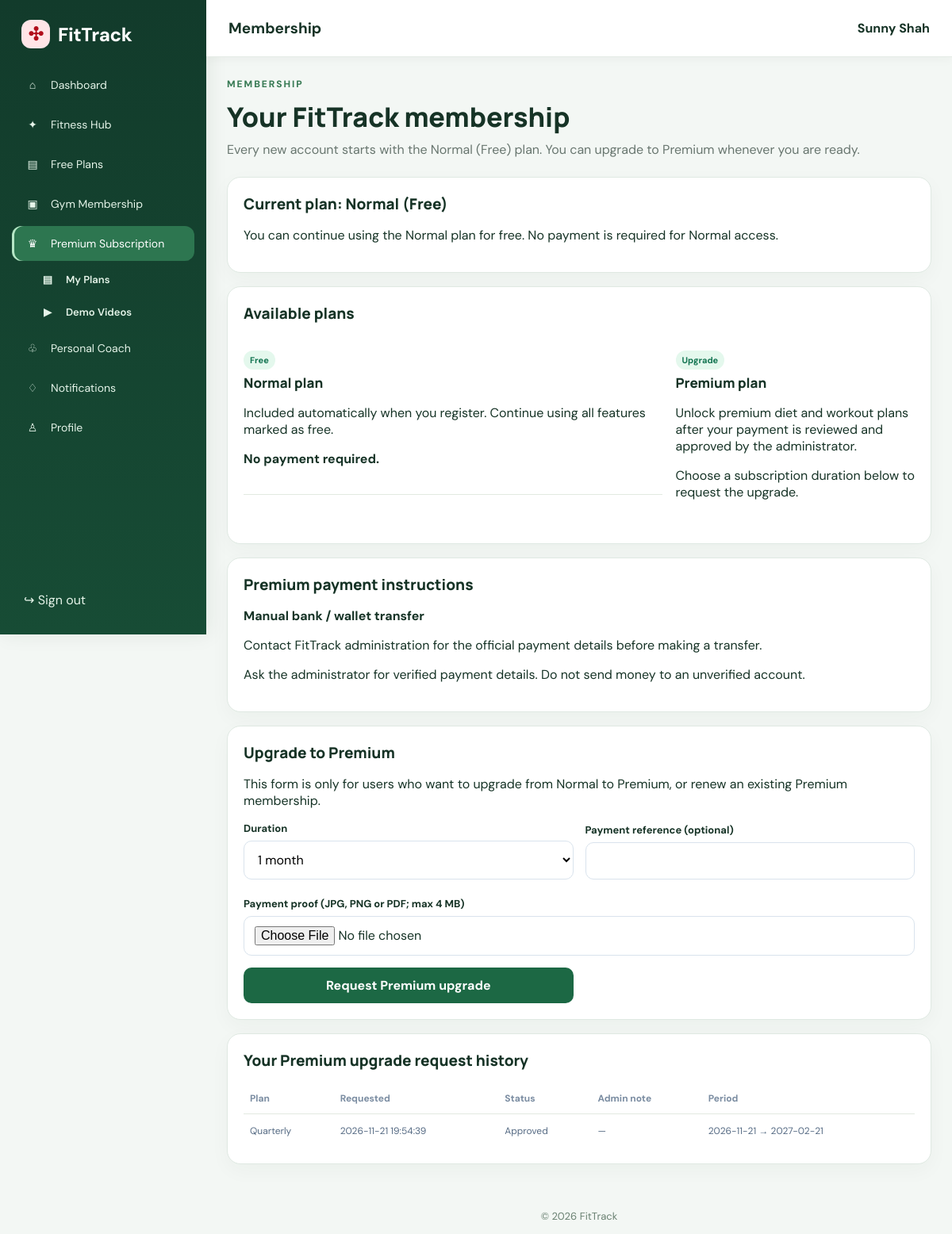
Page /subscription.php (signed in) on the committed database.
### tables this page shows
CREATE TABLE `subscription_requests` (
  `id` bigint(20) UNSIGNED NOT NULL,
  `user_id` bigint(20) UNSIGNED NOT NULL,
  `plan` enum('monthly','quarterly','yearly') NOT NULL,
  `amount` decimal(10,2) DEFAULT NULL,
  `payment_reference` varchar(120) DEFAULT NULL,
  `proof_file` varchar(255) DEFAULT NULL,
  `status` enum('pending','approved','rejected') NOT NULL DEFAULT 'pending',
  `admin_reason` text DEFAULT NULL,
  `requested_at` timestamp NOT NULL DEFAULT current_timestamp(),
  `reviewed_at` datetime DEFAULT NULL,
  `reviewed_by` bigint(20) UNSIGNED DEFAULT NULL,
  `starts_on` date DEFAULT NULL,
  `expires_on` date DEFAULT NULL
);

### config/payment.php (called while the page is built)
<?php
return [
    'method_name' => 'Manual bank / wallet transfer',
    'instructions' => 'Contact FitTrack administration for the official payment details before making a transfer.',
    'currency' => 'NPR',
];

### includes/init.php (called while the page is built, shortened)
<?php
function e(mixed $value): string
{
    return htmlspecialchars((string) $value, ENT_QUOTES, 'UTF-8');
}

### subscription.php (the view, shortened to what this page needs)
<?php
require_once __DIR__.'/includes/auth.php';requireRole('user'); requireGymMembership();require_once __DIR__.'/includes/mailer.php';
$uid=(int)$_SESSION['user_id'];$payment=require __DIR__.'/config/payment.php';$error='';
$q=$pdo->prepare('SELECT * FROM subscription_requests WHERE user_id=? ORDER BY requested_at DESC');$q->execute([$uid]);$requests=$q->fetchAll();
require __DIR__.'/includes/header.php';
?>
<section class="page-heading"><div><p class="eyebrow">MEMBERSHIP</p><h1>Your FitTrack membership</h1><p>Every new account starts with the Normal (Free) plan. You can upgrade to Premium whenever you are ready.</p></div></section>
<section class="panel"><h2>Current plan: <?=(($current['subscription_status']??'normal')==='active' && !empty($current['subscription_expires_at']) && $current['subscription_expires_at']>=date('Y-m-d'))?'Premium':'Normal (Free)'?></h2><?php if($hasPending):?><p class="badge badge-pending">Your Premium upgrade request is awaiting admin review.</p><?php endif;?><p><?=!empty($current['subscription_expires_at']) && ($current['subscription_status']??'')==='active'?'Premium access expires on '.e($current['subscription_expires_at']):'You can continue using the Normal plan for free. No payment is required for Normal access.'?></p></section>
<section class="panel"><h2>Available plans</h2><div class="cols"><article class="suggestion-card"><span class="badge">Free</span><h3>Normal plan</h3><p>Included automatically when you register. Continue using all features marked as free.</p><p><strong>No payment required.</strong></p></article><article class="suggestion-card"><span class="badge">Upgrade</span><h3>Premium plan</h3><p>Unlock premium diet and workout plans after your payment is reviewed and approved by the administrator.</p><p>Choose a subscription duration below to request the upgrade.</p></article></div></section>
<div class="panel"><h2>Premium payment instructions</h2><p><strong><?=e($payment['method_name'])?></strong></p><p><?=e($payment['instructions'])?></p><p>Ask the administrator for verified payment details. Do not send money to an unverified account.</p></div>
<section class="panel"><h2>Upgrade to Premium</h2><p>This form is only for users who want to upgrade from Normal to Premium, or renew an existing Premium membership.</p><form method="post" enctype="multipart/form-data" class="form-grid"><input type="hidden" name="csrf_token" value="<?=e(csrfToken())?>"><div><label>Duration</label><select name="plan"><option value="monthly">1 month</option><option value="quarterly">3 months</option><option value="yearly">12 months</option></select></div><div><label>Payment reference (optional)</label><input name="payment_reference" maxlength="120"></div><div class="full"><label>Payment proof (JPG, PNG or PDF; max 4 MB)</label><input type="file" name="proof" accept="image/jpeg,image/png,application/pdf" required></div><div><button class="button">Request Premium upgrade</button></div></form></section>
<section class="panel"><h2>Your Premium upgrade request history</h2><?php if(!$requests):?><p>No subscription requests yet.</p><?php else:?><div class="table-wrap"><table><thead><tr><th>Plan</th><th>Requested</th><th>Status</th><th>Admin note</th><th>Period</th></tr></thead><tbody><?php foreach($requests as $r):?><tr><td><?=e(ucfirst($r['plan']))?></td><td><?=e($r['requested_at'])?></td><td><?=e(ucfirst($r['status']))?></td><td><?=e($r['admin_reason']??'—')?></td><td><?=e(($r['starts_on']??'—').' → '.($r['expires_on']??'—'))?></td></tr><?php endforeach;?></tbody></table></div><?php endif;?></section>
<?php require __DIR__.'/includes/footer.php';?>

### assets/css/style.css (style rules this page uses)
:root { --green: #12c115; --green-dark: #8f0b13; --ink: #171717; --muted: #737373; --line: #e5e5e5; --bg: #f7f7f7; --white: #fff; --red: #b42318; --shadow: 0 12px 32px #1717170a; }
* { box-sizing: border-box; }
body { margin: 0; background: var(--bg); color: var(--ink); font-family: 'DM Sans', Arial, sans-serif; }
button, input, select, textarea { font: inherit; }
.button { display: inline-flex; justify-content: center; align-items: center; gap: 8px; border: 0; border-radius: 10px; background: rgb(31, 190, 190); color: white; padding: 12px 17px; font-weight: 700; cursor: pointer; }
.eyebrow { font-size: 12px; letter-spacing: 1.5px; font-weight: 800; text-transform: uppercase; color: var(--green); margin: 0 0 13px; }
.role-card, .panel, .auth-card, .stat { background: #fff; border: 1px solid var(--line); border-radius: 17px; box-shadow: var(--shadow); }
.full { width: 100%; margin-top: 7px; }
.cols { display: grid; grid-template-columns: minmax(0, 1.4fr) minmax(270px, .8fr); gap: 17px; align-items: start; }
.panel { padding: 20px; margin-bottom: 17px; min-width: 0; }
.panel h3 { font: 800 17px Manrope, sans-serif; margin: 0; }
.table-wrap { overflow-x: auto; }
table { width: 100%; border-collapse: collapse; font-size: 12px; min-width: 420px; }
th { text-align: left; color: #7a8ca1; padding: 11px 8px; border-bottom: 1px solid var(--line); }
td { padding: 13px 8px; border-bottom: 1px solid #edf1f6; color: #566b84; }
tbody tr:last-child td { border-bottom: 0; }
.badge { padding: 5px 8px; border-radius: 20px; background: #e4f8ed; color: #137451; font-size: 11px; font-weight: 700; }
.page-heading { display: flex; align-items: center; justify-content: space-between; gap: 16px; margin: 0 0 22px; }
.page-heading h1 { font: 800 clamp(25px, 3vw, 34px)/1.2 Manrope, sans-serif; margin: 0 0 8px; }
.page-heading p:not(.eyebrow) { color: var(--muted); margin: 0; line-height: 1.6; }
.panel h2 { font: 800 19px Manrope, sans-serif; margin: 0 0 16px; }
.form-grid { display: grid; grid-template-columns: repeat(2, minmax(0, 1fr)); gap: 15px; align-items: end; }
.form-grid>div { min-width: 0; display: grid; gap: 7px; }
.form-grid .full { grid-column: 1/-1; }
.form-grid label { font-size: 13px; font-weight: 700; }
.form-grid input, .form-grid select, .form-grid textarea { width: 100%; min-width: 0; padding: 12px 13px; border: 1px solid #d9e3ed; border-radius: 10px; background: #fff; outline: none; }
:root { --green: #c1121f; --green-dark: #8f0b13; --ink: #171717; --muted: #737373; --line: #e5e5e5; --bg: #f7f7f7; }
:root { --ft-green:#166534; --ft-green-dark:#123b2b; --ft-green-soft:#e7f5ec; --ft-border:#d7e8dc; }
body { --primary:var(--ft-green); }

### assets/css/style2.css (style rules this page uses)
:root { --ink:#17251f;--muted:#68766f;--green:#b9f36b;--deep:#12241d;--paper:#f6f8f4;--line:#e2e9e1 }
.eyebrow { font-size:12px;letter-spacing:.16em;font-weight:800;color:#628746 }
.suggestion-card { padding:18px 0;border-bottom:1px solid var(--line) }
.suggestion-card:last-child { border:0 }
.suggestion-card h3 { margin:8px 0 }
:root { --ft-green:#166534; --ft-green-dark:#123b2b; --ft-green-soft:#e7f5ec; --ft-border:#d7e8dc; }
body { --primary:var(--ft-green); }
.ft-content .panel,.ft-content .stat-card,.ft-content .exercise-card,.ft-content .hub-card { border-color:#dfe9e2;box-shadow:0 8px 26px rgba(21,54,35,.035) }
.ft-content .btn,.ft-content .button { background:#1c6844;color:#fff;border-color:#1c6844 }
.ft-content .page-heading h1 { color:#163326 }
.ft-content .eyebrow { color:#397b55 }

### rows in the picture
subscription_requests: plan "Quarterly", requested_at "2026-11-21 19:54:39", status "Approved", admin_reason "—", starts_on+expires_on "2026-11-21 → 2027-02-21"

### other values in the picture
$icon "⌂"
$label "Dashboard"
$icon "✦"
$label "Fitness Hub"
$icon "▤"
$label "Free Plans"
$icon "▣"
$label "Gym Membership"
$icon "♛"
$label "Premium Subscription"
$si "▤"
$sl "My Plans"
$si "▶"
$sl "Demo Videos"
$icon "♧"
